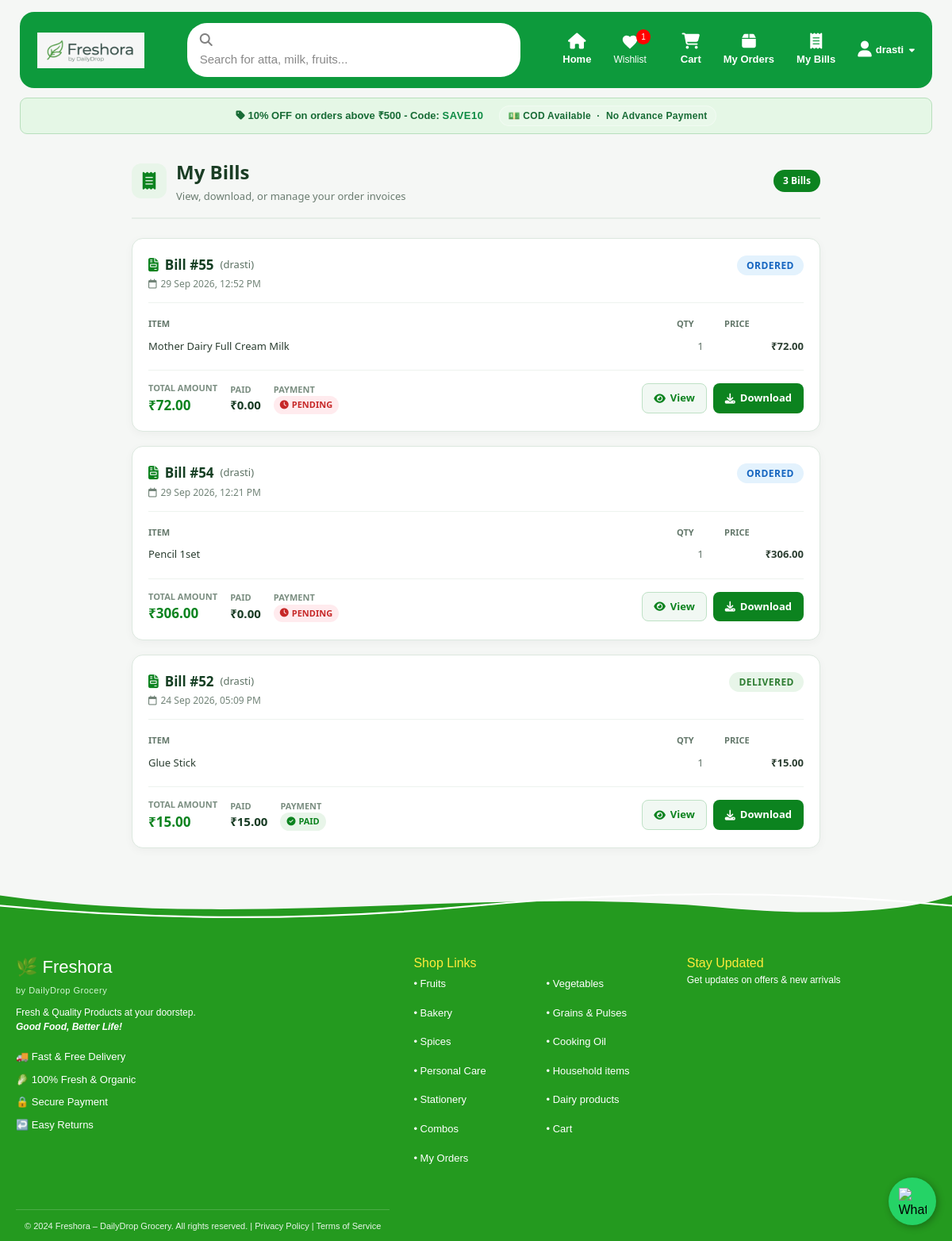
The page /my-bills/ (signed in) on the database its author committed.
### store/models.py (models this page shows, shortened)
class Order(models.Model):
    user = models.ForeignKey(User, on_delete=models.CASCADE, null=True, blank=True)
    customer_name = models.CharField(max_length=100, default="Guest")
    customer_phone = models.CharField(max_length=30, blank=True)
    total_amount = models.DecimalField(max_digits=10, decimal_places=2)
    paid_amount = models.DecimalField(max_digits=10, decimal_places=2, default=0)
    cash_received = models.DecimalField(max_digits=10, decimal_places=2, null=True, blank=True)
    discount_code = models.CharField(max_length=50, blank=True)
    created_at = models.DateTimeField(auto_now_add=True)
    status = models.CharField(max_length=20, default='Ordered', choices=[
        ('Ordered','Ordered'),
        ('Packed','Packed'),
        ('Shipped','Shipped'),
        ('Delivered','Delivered'),
        ('Cancelled','Cancelled')
    ])
    payment_method = models.CharField(max_length=50, default='Cash on Delivery')
    payment_status = models.CharField(max_length=20, default='PENDING')
    cash_collected = models.BooleanField(default=False)
    cash_amount_received = models.DecimalField(max_digits=10, decimal_places=2, null=True, blank=True)
    cash_collected_at = models.DateTimeField(null=True, blank=True)
    cash_collected_by = models.CharField(max_length=100, null=True, blank=True)
    @property
    def is_paid(self):
        if self.cash_collected or self.payment_status == 'PAID':
            return True
        return self.cash_received is not None and self.cash_received >= self.total_amount

class OrderItem(models.Model):
    order = models.ForeignKey(Order, on_delete=models.CASCADE, related_name='items')
    product_name = models.CharField(max_length=200)
    qty = models.IntegerField()
    price = models.DecimalField(max_digits=10, decimal_places=2)
    final_price = models.DecimalField(max_digits=10, decimal_places=2, null=True, blank=True)
    @property
    def bill_price(self):
        return self.final_price if self.final_price is not None else self.price

### store/views.py (the view)
    def wrapper(request, *args, **kwargs):
        if 'customer_id' not in request.session and not request.user.is_authenticated:
            return redirect('login')
        response = view_func(request, *args, **kwargs)
        response['Cache-Control'] = 'no-cache, no-store, must-revalidate'
        response['Pragma'] = 'no-cache'
        response['Expires'] = '0'
        return response

### store/templates/store/my_bills.html (shortened to what this page needs)
{% extends 'store/base.html' %}
{% load static %}
{% block content %}
<div class="bills-container">
  <div class="bills-header">
    <div class="bills-header-left">
      <div class="bills-header-icon">
        <i class="fa-solid fa-receipt"></i>
      </div>
      <div>
        <h1 class="bills-title">My Bills</h1>
        <p class="bills-subtitle">View, download, or manage your order invoices</p>
      </div>
    </div>
    {% if orders %}
    <span class="bills-count-badge">{{ orders|length }} Bill{{ orders|length|pluralize }}</span>
    {% endif %}
  </div>
  {% for order in orders %}
  <div class="bill-card" id="bill-card-{{ order.id }}">
    <div class="bill-card-top">
      <div class="bill-id-group">
        <span class="bill-number">
          <i class="fa-solid fa-file-invoice" style="color:#0C831F;"></i>
          Bill #{{ order.id }}
          {% if order.customer_name and order.customer_name != 'Guest' %}
            <span style="font-size:13px; font-weight:500; color:#5b7062;">({{ order.customer_name }})</span>
          {% endif %}
        </span>
        <span class="bill-date">
          <i class="fa-regular fa-calendar"></i>
          {{ order.created_at|date:"d M Y, h:i A" }}
        </span>
      </div>
      <div>
        <span class="bill-status status-{{ order.status|lower }}">{{ order.status }}</span>
      </div>
    </div>
    <div class="bill-items-summary">
      <table class="bill-items-table">
        <thead>
          <tr>
            <th>Item</th>
            <th class="qty-col">Qty</th>
            <th class="price-col">Price</th>
          </tr>
        </thead>
        <tbody>
          {% for item in order.items.all %}
          <tr>
            <td>{{ item.product_name }}</td>
            <td class="qty-col">{{ item.qty }}</td>
            <td class="price-col">₹{{ item.bill_price }}</td>
          </tr>
          {% empty %}
          <tr>
            <td colspan="3" style="color:#888; font-style:italic;">No item details available</td>
          </tr>
          {% endfor %}
        </tbody>
      </table>
    </div>
    <div class="bill-card-bottom">
      <div class="bill-amount-summary">
        <div class="amount-item">
          <span class="amount-label">Total Amount</span>
          <span class="amount-val total">₹{{ order.total_amount }}</span>
        </div>
        <div class="amount-item">
          <span class="amount-label">Paid</span>
          <span class="amount-val">₹{{ order.paid_amount }}</span>
        </div>
        <div class="amount-item">
          <span class="amount-label">Payment</span>
          {% if order.is_paid %}
            <span class="paid-badge"><i class="fa-solid fa-circle-check"></i> PAID</span>
          {% else %}
            <span class="due-badge"><i class="fa-solid fa-clock"></i> PENDING</span>
          {% endif %}
        </div>
      </div>
      <div class="bill-actions">
        <a href="{% url 'bill_detail' order.id %}" class="action-btn btn-view" title="View bill details">
          <i class="fa-solid fa-eye"></i> View
        </a>
        <a href="{% url 'bill_detail' order.id %}?download=true" target="_blank" class="action-btn btn-download" title="Download bill as PDF">
          <i class="fa-solid fa-download"></i> Download
        </a>
      </div>
    </div>
  </div>
  {% endfor %}
</div>
{% endblock %}

### store/templates/store/base.html (shortened to what this page needs)
{% load static %}
<!DOCTYPE html>
<html>
<head>
<link rel="stylesheet" href="{% static 'css/style.css' %}?v=6">
<link rel="stylesheet" href="https://cdnjs.cloudflare.com/ajax/libs/font-awesome/6.5.0/css/all.min.css">
<script src="https://cdn.tailwindcss.com"></script>
</head>
<body>
<div class="main-container">
  <header class="top-header">
    <a href="{% url 'home' %}" style="display:flex; align-items:center; text-decoration:none;">
      <img src="{% static 'images/logo.jpeg' %}" alt="Freshora" style="height:45px;">
    </a>
    <div class="search-area">
      <form method="get" action="{% url 'home' %}">
        <i class="fa-solid fa-magnifying-glass"></i>
        <input type="text" name="q" value="{{ request.GET.q }}" placeholder="Search for atta, milk, fruits...">
      </form>
    </div>
    <div class="nav-icons">
      <a href="{% url 'home' %}" class="nav-item"><i class="fa-solid fa-house"></i><span>Home</span></a>
      <a href="/wishlist/" style="display:flex; flex-direction:column; align-items:center; color:white; text-decoration:none; margin-right:15px; position:relative;">
        <svg xmlns="http://www.w3.org/2000/svg" width="22" height="22" fill="white" viewBox="0 0 24 24">
          <path d="M12 21.35l-1.45-1.32C5.4 15.36 2 12.28 2 8.5 2 5.42 4.42 3 7.5 3c1.74 0 3.41.81 4.5 2.09C13.09 3.81 14.76 3 16.5 3 19.58 3 22 5.42 22 8.5c0 3.78-3.4 6.86-8.55 11.54L12 21.35z" />
        </svg>
        <span style="font-size:12px; margin-top:2px;">Wishlist</span>
        <span id="wishlist-count" style="position:absolute; top:-5px; right:-5px; background:red; color:white; border-radius:50%; padding:2px 6px; font-size:10px; {% if not wishlist_count or wishlist_count == 0 %}display:none;{% endif %}">{{ wishlist_count|default:0 }}</span>
      </a>
      <a href="{% url 'cart_view' %}" class="nav-item cart-icon"><i class="fa-solid fa-cart-shopping"></i> Cart{% if cart_total and cart_total > 0 %}<span class="badge">{{ cart_total }}</span>{% endif %}</a>
      {% if is_customer_logged_in %}
        <a href="{% url 'my_orders' %}" class="nav-item"><i class="fa-solid fa-box"></i> My Orders</a>
        <a href="{% url 'my_bills' %}" class="nav-item"><i class="fa-solid fa-receipt"></i> My Bills</a>
        <div class="nav-item profile" id="profileWrap">
          <div class="profile-trigger">
            <i class="fa-solid fa-user"></i>
            <span class="profile-username">{{ customer_user.username|default:user.username }}</span>
            <i class="fa-solid fa-caret-down" style="font-size:11px; margin-left:2px; margin-bottom:0;"></i>
          </div>
        </div>
      {% else %}
        <a href="{% url 'login' %}" class="nav-item"><i class="fa-solid fa-right-to-bracket"></i> Login</a>
        <a href="{% url 'register' %}" class="nav-item"><i class="fa-solid fa-user-plus"></i> Register</a>
      {% endif %}
    </div>
  </header>
{% if save10_coupon %}
<div class="save10-banner" style="display:flex; align-items:center; justify-content:center; gap:20px; flex-wrap:wrap;">
  <span><i class="fa-solid fa-tag"></i> 10% OFF on orders above ₹500 - Code: <strong>SAVE10</strong></span>
  <span style="display:inline-flex; align-items:center; gap:5px; background:rgba(255,255,255,0.18); padding:3px 10px; border-radius:20px; font-size:12px; font-weight:700; letter-spacing:0.3px; border:1px solid rgba(255,255,255,0.35);">
    💵 COD Available &nbsp;·&nbsp; No Advance Payment
  </span>
</div>
{% endif %}
  <main class="page-content">
    {% block content %}{% endblock %}
  </main>
</div>
<div class="wave-footer-wrap">
  <svg viewBox="0 0 1440 90" style="width:100%; height:65px; display:block;" preserveAspectRatio="none">
    <path d="M0,20 C360,80 720,5 1080,40 C1260,60 1380,45 1440,20 L1440,90 L0,90 Z" fill="#249a1f"/>
    <path d="M0,38 Q360,78 720,38 T1440,38" fill="none" stroke="white" stroke-width="3" stroke-linecap="round"/>
  </svg>
</div>
<footer class="site-footer" style="background:#249a1f; color:white; padding:25px 20px 10px 20px; margin-top:-2px; font-family: Arial, sans-serif;">
  <div class="footer-grid" style="display:grid; grid-template-columns:1.5fr 1fr 1fr; gap:30px; max-width:1200px; margin:auto;">
    <div>
      <h3 style="margin:0; font-size:22px;">🌿 Freshora</h3>
      <span style="font-size:11px; color:#d4f5d4; font-weight:500; letter-spacing:0.5px;">by DailyDrop Grocery</span>
      <p style="font-size:12px; margin-top:8px; line-height:1.5;">
        Fresh & Quality Products at your doorstep.<br>
        <i><b>Good Food, Better Life!</b></i>
      </p>
      <div style="margin-top:15px; font-size:13px; line-height:2.2;">
        <div>🚚 Fast & Free Delivery</div>
        <div>🥬 100% Fresh & Organic</div>
        <div>🔒 Secure Payment</div>
        <div>↩️ Easy Returns</div>
      </div>
    </div>
    <div>
     <h4 style="color:#ffeb3b; margin-top:0; font-size:16px;">Shop Links</h4>
    <div class="footer-links" style="display: grid; grid-template-columns: 1fr 1fr; gap: 8px 20px">
       <a href="/?category=Fruits" style="color:white; text-decoration:none; font-size:13px; line-height:2.2;">• Fruits</a>
       <a href="/?category=Vegetables" style="color:white; text-decoration:none; font-size:13px; line-height:2.2;">• Vegetables</a>
       <a href="/?category=Bakery" style="color:white; text-decoration:none; font-size:13px; line-height:2.2;">• Bakery</a>
      <a href="/?category=Grains%20%26%20Pulses" style="color:white; text-decoration:none; font-size:13px; line-height:2.2;">• Grains &amp; Pulses</a>
       <a href="/?category=Spices" style="color:white; text-decoration:none; font-size:13px; line-height:2.2;">• Spices</a>
      <a href="/?category=Cooking%20Oil" style="color:white; text-decoration:none; font-size:13px; line-height:2.2;">• Cooking Oil</a>
      <a href="/?category=Personal%20Care" style="color:white; text-decoration:none; font-size:13px; line-height:2.2;">• Personal Care</a>
      <a href="/?category=Household%20Items" style="color:white; text-decoration:none; font-size:13px; line-height:2.2;">• Household items</a>
       <a href="/?category=Stationery" style="color:white; text-decoration:none; font-size:13px; line-height:2.2;">• Stationery</a>
      <a href="/?category=Dairy%20products" style="color:white; text-decoration:none; font-size:13px; line-height:2.2;">• Dairy products</a>
       <a href="/?category=Combos" style="color:white; text-decoration:none; font-size:13px; line-height:2.2;">• Combos</a>
       <a href="/cart/" style="color:white; text-decoration:none; font-size:13px; line-height:2.2;">• Cart</a>
       <a href="/my-orders/" style="color:white; text-decoration:none; font-size:13px; line-height:2.2;">• My Orders</a>
      </div>
    </div>
    <div>
      <h4 style="color:#ffeb3b; margin-top:0; font-size:16px;">Stay Updated</h4>
      <p style="font-size:12px; margin-top:0;">Get updates on offers & new arrivals</p>
    </div>
  <div style="text-align:center; font-size:11px; margin-top:20px; padding-top:12px; border-top:1px solid rgba(255,255,255,0.2); opacity:0.9;">
    © 2024 Freshora – DailyDrop Grocery. All rights reserved. | Privacy Policy | Terms of Service
  </div>
</footer>
<a href="https://wa.me/919664568200?text=Hello%20Grocery%20Store,%20mi want to%20place an%20order%20hai"
   class="wa-float"
   target="_blank">
  <img src="https://upload.wikimedia.org/wikipedia/commons/6/6b/WhatsApp.svg" alt="WhatsApp">
</a>
</body>
</html>

### rows shown on the page
Order: id "55", customer_name "drasti", created_at "29 Sep 2026, 12:52 PM", status "ORDERED", total_amount "72.00", paid_amount "0.00", cash_collected False (drawn)
OrderItem: product_name "Mother Dairy Full Cream Milk", qty "1", bill_price "72.00"
Order: id "54", customer_name "drasti", created_at "29 Sep 2026, 12:21 PM", status "ORDERED", total_amount "306.00", paid_amount "0.00", cash_collected False (drawn)
OrderItem: product_name "Pencil 1set", qty "1", bill_price "306.00"
Order: id "52", customer_name "drasti", created_at "24 Sep 2026, 05:09 PM", status "DELIVERED", total_amount "15.00", paid_amount "15.00", cash_collected True (drawn)
OrderItem: product_name "Glue Stick", qty "1", bill_price "15.00"

### other values the page prints
{{ wishlist_count|default:0 }} "1"
{{ customer_user.username|default:user.username }} "drasti"
{{ orders|length }} "3"
